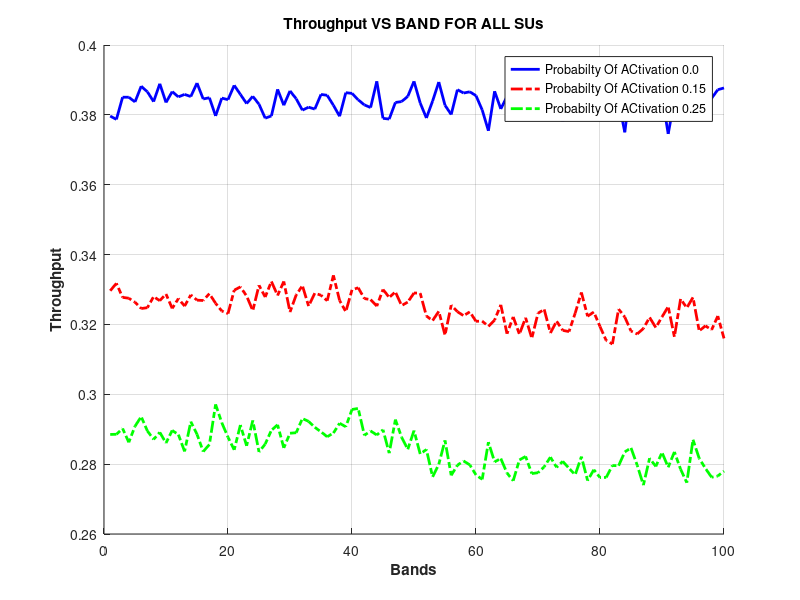
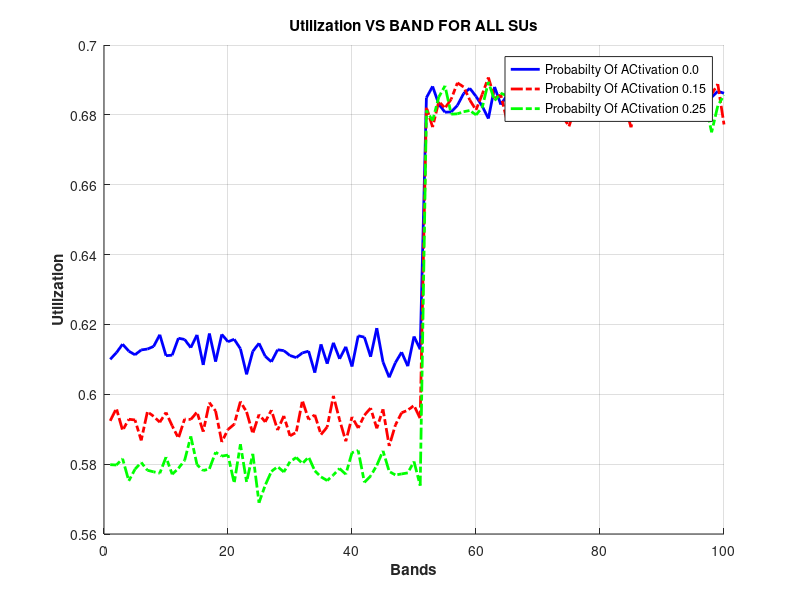
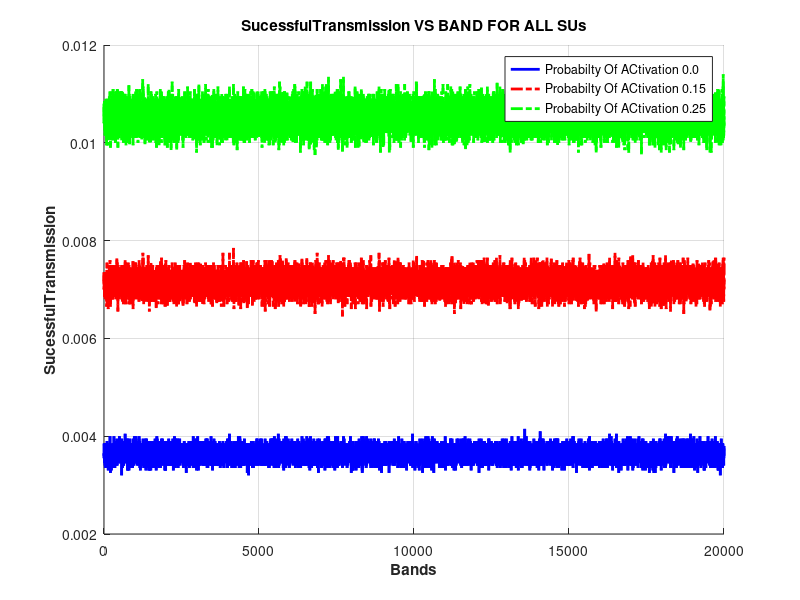
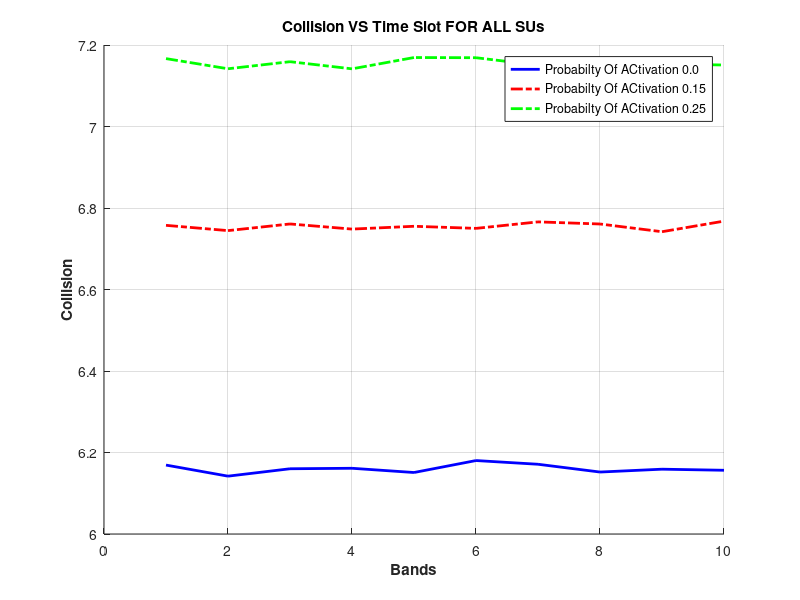

Write MATLAB code to recreate these figures, in order. (Note: this script raises an error after producing the figures.)
% Ploting Throughput Results 
%%%%%%%% names of the files that will be imported 
Throughput25 = csvread ('THROUGHPUT_VS_BAND_FOR_ALLSUs_PPU(.25).csv'); 
Throughput15 = csvread ('THROUGHPUT_VS_BAND_FOR_ALLSUs_PPU(.15).csv'); 
Throughput00 = csvread ('THROUGHPUT_VS_BAND_FOR_ALLSUs_PPU(.0).csv'); 


%%%%%%% importing the first colume of each trail to get the graph going on 

x1= Throughput00 (:,1) ;% this is the results from probabilty of 0.0 
y1= Throughput15 (:,1) ;% this is the results from probabilty of 0.15
z1= Throughput25 (:,1) ;% this is the results from probabilty of 0.25

%%%%%%%%%% the Drawing process 
figure(1)
hold on;
plot(x1,'Color','blue','LineWidth',2.0);
plot(y1,'Color','red','linewidth',2.0,'LineStyle','-.');
plot(z1,'Color','green','LineWidth',2.0,'LineStyle','-.');
xlabel('Bands','Fontweight','Bold');
ylabel('Throughput','Fontweight','Bold');
title ('Throughput VS BAND FOR ALL SUs','Fontweight','Bold');
legend ('Probabilty Of ACtivation 0.0 ','Probabilty Of ACtivation 0.15','Probabilty Of ACtivation 0.25 ');
grid on;
hold off;
%%%%%%%%%%%%%%%%%%%%%%%%%%%%%%%%%%%%%%%%%%%%%%%%%%%%%%%%%%%%%%%%%%%%%%%%%%%%%%%%%%%%%%%%%%
%%%%%%%%%%%%%%%%%%%%%%%%%%%%%%%%%%%%%%%%%%%%%%%%%%%%%%%%%%%%%%%%%%%%%%%%%%%%%%%%%%%%%%%%%%
%%%%%%%%%%%%%%%%%%%%%%%%%%%%%%%%%%%%%%%%%%%%%%%%%%%%%%%%%%%%%%%%%%%%%%%%%%%%%%%%%%%%%%%%%%

% Ploting Utilization Results 
%%%%%%%% names of the files that will be imported 
Utilization25 = csvread ('Utilization_VS_BAND_FOR_ALLSUs_PPU(.25).csv'); 
Utilization15 = csvread ('Utilization_VS_BAND_FOR_ALLSUs_PPU(.15).csv'); 
Utilization00 = csvread ('Utilization_VS_BAND_FOR_ALLSUs_PPU(.0).csv'); 


%%%%%%% importing the first colume of each trail to get the graph going on 

x2= Utilization00 (:,1); % this is the results from probabilty of 0.0 
y2= Utilization15 (:,1) ;% this is the results from probabilty of 0.15
z2= Utilization25 (:,1) ;% this is the results from probabilty of 0.25

%%%%%%%%%% the Drawing process 
figure(2)
hold on;
plot(x2,'Color','blue','LineWidth',2.0);
plot(y2,'Color','red','linewidth',2.0,'LineStyle','-.');
plot(z2,'Color','green','LineWidth',2.0,'LineStyle','-.');
xlabel('Bands','Fontweight','Bold');
ylabel('Utilization','Fontweight','Bold');
title ('Utilization VS BAND FOR ALL SUs','Fontweight','Bold');
legend ('Probabilty Of ACtivation 0.0 ','Probabilty Of ACtivation 0.15','Probabilty Of ACtivation 0.25 ');
grid on;
hold off;
%%%%%%%%%%%%%%%%%%%%%%%%%%%%%%%%%%%%%%%%%%%%%%%%%%%%%%%%%%%%%%%%%%%%%%%%%%%%%%%%%%%%%%%%%%
%%%%%%%%%%%%%%%%%%%%%%%%%%%%%%%%%%%%%%%%%%%%%%%%%%%%%%%%%%%%%%%%%%%%%%%%%%%%%%%%%%%%%%%%%%
%%%%%%%%%%%%%%%%%%%%%%%%%%%%%%%%%%%%%%%%%%%%%%%%%%%%%%%%%%%%%%%%%%%%%%%%%%%%%%%%%%%%%%%%%%

%%%%%%%%%%%%%%%%%%%%%%%%%%%%%%%%%%%%%%%%%%%%%%%%%%%%%%%%%%%%%%%%%%%%%%%%%%%%%%%%%%%%%%%%%%
%%%%%%%%%%%%%%%%%%%%%%%%%%%%%%%%%%%%%%%%%%%%%%%%%%%%%%%%%%%%%%%%%%%%%%%%%%%%%%%%%%%%%%%%%%
%%%%%%%%%%%%%%%%%%%%%%%%%%%%%%%%%%%%%%%%%%%%%%%%%%%%%%%%%%%%%%%%%%%%%%%%%%%%%%%%%%%%%%%%%%

% Ploting SU sucessful transmission  Results 
%%%%%%%% names of the files that will be imported 

SucessfulTransmission25 = csvread ('Successful_VS_Time_FOR_SU(4)_PPU(.25).csv'); 
SucessfulTransmission15 = csvread ('Successful_VS_Time_FOR_SU(4)_PPU(.15).csv'); 
SucessfulTransmission00 = csvread ('Successful_VS_Time_FOR_SU(4)_PPU(.0).csv'); 


%%%%%%% importing the first colume of each trail to get the graph going on 

x3= SucessfulTransmission00 (:,1) ;% this is the results from probabilty of 0.0 
y3= SucessfulTransmission15 (:,1) ;% this is the results from probabilty of 0.15
z3= SucessfulTransmission25 (:,1) ;% this is the results from probabilty of 0.25

%%%%%%%%%% the Drawing process
figure(3)
hold on;
plot(x3,'Color','blue','LineWidth',2.0);
plot(y3,'Color','red','linewidth',2.0,'LineStyle','-.');
plot(z3,'Color','green','LineWidth',2.0,'LineStyle','-.');
xlabel('Bands','Fontweight','Bold');
ylabel('SucessfulTransmission','Fontweight','Bold');
title ('SucessfulTransmission VS BAND FOR ALL SUs','Fontweight','Bold');
legend ('Probabilty Of ACtivation 0.0 ','Probabilty Of ACtivation 0.15','Probabilty Of ACtivation 0.25 ');
grid on;
hold off;

%%%%%%%%%%%%%%%%%%%%%%%%%%%%%%%%%%%%%%%%%%%%%%%%%%%%%%%%%%%%%%%%%%%%%%%%%%%%%%%%%%%%%%%%%%
%%%%%%%%%%%%%%%%%%%%%%%%%%%%%%%%%%%%%%%%%%%%%%%%%%%%%%%%%%%%%%%%%%%%%%%%%%%%%%%%%%%%%%%%%%
%%%%%%%%%%%%%%%%%%%%%%%%%%%%%%%%%%%%%%%%%%%%%%%%%%%%%%%%%%%%%%%%%%%%%%%%%%%%%%%%%%%%%%%%%%

%%%%%%%%%%%%%%%%%%%%%%%%%%%%%%%%%%%%%%%%%%%%%%%%%%%%%%%%%%%%%%%%%%%%%%%%%%%%%%%%%%%%%%%%%%
%%%%%%%%%%%%%%%%%%%%%%%%%%%%%%%%%%%%%%%%%%%%%%%%%%%%%%%%%%%%%%%%%%%%%%%%%%%%%%%%%%%%%%%%%%
%%%%%%%%%%%%%%%%%%%%%%%%%%%%%%%%%%%%%%%%%%%%%%%%%%%%%%%%%%%%%%%%%%%%%%%%%%%%%%%%%%%%%%%%%%


% Ploting SU Collisions Results 
%%%%%%%% names of the files that will be imported 
Collision25 = csvread ('Collision_VS_SUID_FOR_ALLBANDs_PPU(.25).csv'); 
Collision15 = csvread ('Collision_VS_SUID_FOR_ALLBANDs_PPU(.15).csv'); 
Collision00 = csvread ('Collision_VS_SUID_FOR_ALLBANDs_PPU(.0).csv'); 


%%%%%%% importing the first colume of each trail to get the graph going on 

x4= Collision00 (:,1) ;% this is the results from probabilty of 0.0 
y4= Collision15 (:,1) ;% this is the results from probabilty of 0.15
z4= Collision25 (:,1); % this is the results from probabilty of 0.25

%%%%%%%%%% the Drawing process 
figure(4)
hold on;
plot(x4,'Color','blue','LineWidth',2.0);
plot(y4,'Color','red','linewidth',2.0,'LineStyle','-.');
plot(z4,'Color','green','LineWidth',2.0,'LineStyle','-.');
xlabel('Bands','Fontweight','Bold');
ylabel('Collision','Fontweight','Bold');
title ('Collision VS Time Slot FOR ALL SUs','Fontweight','Bold');
legend ('Probabilty Of ACtivation 0.0 ','Probabilty Of ACtivation 0.15','Probabilty Of ACtivation 0.25 ');
grid on;
hold off;

% Ploting False alaram for all SUs  VS Time  Results 
%%%%%%%% names of the files that will be imported 

SUFA25 = csvread ('PFA_VS_SUID_FOR_ALLBANDs_PPU(.25).csv'); 
SUFA15 = csvread ('PFA_VS_SUID_FOR_ALLBANDs_PPU(.15).csv'); 
SUFA00 = csvread ('PFA_VS_SUID_FOR_ALLBANDs_PPU(.0).csv'); 


%%%%%%% importing the first colume of each trail to get the graph going on 

x7= SUFA00 (:,1); % this is the results from probabilty of 0.0 
y7= SUFA15 (:,1); % this is the results from probabilty of 0.15
z7= SUFA25 (:,1); % this is the results from probabilty of 0.25

%%%%%%%%%% the Drawing process 
figure(7)
hold on;
plot(x7,'Color','blue','LineWidth',2.0);
plot(y7,'Color','red','linewidth',2.0,'LineStyle','-.');
plot(z7,'Color','green','LineWidth',2.0,'LineStyle','-.');
xlabel('Time SLOT','Fontweight','Bold');
ylabel('SU False Alarms Avereged Over Time Slots','Fontweight','Bold');
title ('SU False Alarms Avereged Over Time Slots For Each SU','Fontweight','Bold');
legend ('Probabilty Of ACtivation 0.0 ','Probabilty Of ACtivation 0.15','Probabilty Of ACtivation 0.25 ');
grid on;
hold off;

%%%%%%%%%%%%%%%%%%%%%%%%%%%%%%%%%%%%%%%%%%%%%%%%%%%%%%%%%%%%%%%%%%%%%%%%%%%%%%%%%%%%%%%%%
%%%%%%%%%%%%%%%%%%%%%%%%%%%%%%%%%%%%%%%%%%%%%%%%%%%%%%%%%%%%%%%%%%%%%%%%%%%%%%%%%%%%%%%%%%
%%%%%%%%%%%%%%%%%%%%%%%%%%%%%%%%%%%%%%%%%%%%%%%%%%%%%%%%%%%%%%%%%%%%%%%%%%%%%%%%%%%%%%%%%%

%%%%%%%%%%%%%%%%%%%%%%%%%%%%%%%%%%%%%%%%%%%%%%%%%%%%%%%%%%%%%%%%%%%%%%%%%%%%%%%%%%%%%%%%%%
%%%%%%%%%%%%%%%%%%%%%%%%%%%%%%%%%%%%%%%%%%%%%%%%%%%%%%%%%%%%%%%%%%%%%%%%%%%%%%%%%%%%%%%%%%
%%%%%%%%%%%%%%%%%%%%%%%%%%%%%%%%%%%%%%%%%%%%%%%%%%%%%%%%%%%%%%%%%%%%%%%%%%%%%%%%%%%%%%%%%%


% Ploting Miss-Detecction for all SUs  VS Time  Results 
%%%%%%%% names of the files that will be imported 

SUMD25 = csvread ('PMD_VS_SUID_FOR_ALLBANDs_PPU(.25).csv'); 
SUMD15 = csvread ('PMD_VS_SUID_FOR_ALLBANDs_PPU(.15).csv'); 
SUMD00 = csvread ('PMD_VS_SUID_FOR_ALLBANDs_PPU(.0).csv'); 


%%%%%%% importing the first colume of each trail to get the graph going on 

x8= SUMD00 (:,1); % this is the results from probabilty of 0.0 
y8= SUMD15 (:,1) ;% this is the results from probabilty of 0.15
z8= SUMD25 (:,1) ;% this is the results from probabilty of 0.25

%%%%%%%%%% the Drawing process
figure (8)
hold on;
plot(x8,'Color','blue','LineWidth',2.0);
plot(y8,'Color','red','linewidth',2.0,'LineStyle','-.');
plot(z8,'Color','green','LineWidth',2.0,'LineStyle','-.');
xlabel('Time slot','Fontweight','Bold');
ylabel('SU Miss detection Avereged Over Time Slots','Fontweight','Bold');
title ('SU Miss Detection Avereged Over Time Slots For Each SU','Fontweight','Bold');
legend ('Probabilty Of ACtivation 0.0 ','Probabilty Of ACtivation 0.15','Probabilty Of ACtivation 0.25 ');
grid on;
hold off;

%%%%%%%%%%%%%%%%%%%%%%%%%%%%%%%%%%%%%%%%%%%%%%%%%%%%%%%%%%%%%%%%%%%%%%%%%%%%%%%%%%%%%%%%%
%%%%%%%%%%%%%%%%%%%%%%%%%%%%%%%%%%%%%%%%%%%%%%%%%%%%%%%%%%%%%%%%%%%%%%%%%%%%%%%%%%%%%%%%%%
%%%%%%%%%%%%%%%%%%%%%%%%%%%%%%%%%%%%%%%%%%%%%%%%%%%%%%%%%%%%%%%%%%%%%%%%%%%%%%%%%%%%%%%%%%

%%%%%%%%%%%%%%%%%%%%%%%%%%%%%%%%%%%%%%%%%%%%%%%%%%%%%%%%%%%%%%%%%%%%%%%%%%%%%%%%%%%%%%%%%%
%%%%%%%%%%%%%%%%%%%%%%%%%%%%%%%%%%%%%%%%%%%%%%%%%%%%%%%%%%%%%%%%%%%%%%%%%%%%%%%%%%%%%%%%%%
%%%%%%%%%%%%%%%%%%%%%%%%%%%%%%%%%%%%%%%%%%%%%%%%%%%%%%%%%%%%%%%%%%%%%%%%%%%%%%%%%%%%%%%%%%

% Ploting Sucessful SU4  VS Time  Results 
%%%%%%%% names of the files that will be imported 

SU4BANDS25 = csvread ('Successful_VS_Time_FOR_SU(4)_PPU(.25).csv'); 
SU4BANDS15 = csvread ('Successful_VS_Time_FOR_SU(4)_PPU(.15).csv'); 
SU4BANDS00 = csvread ('Successful_VS_Time_FOR_SU(4)_PPU(.0).csv'); 


%%%%%%% importing the first colume of each trail to get the graph going on 

x6= SU4BANDS00 (:,1) % this is the results from probabilty of 0.0 
y6= SU4BANDSt15 (:,1) % this is the results from probabilty of 0.15
z6= SU4BANDS25 (:,1) % this is the results from probabilty of 0.25

%%%%%%%%%% the Drawing process
figure(6)
hold on;
plot(x6,'Color','blue','LineWidth',2.0);
plot(y6,'Color','red','linewidth',2.0,'LineStyle','-.');
plot(z6,'Color','green','LineWidth',2.0,'LineStyle','-.');
xlabel('Time SLOTS','Fontweight','Bold');
ylabel('SU4BANDS','Fontweight','Bold');
title ('SU4BANDS VS Time slots for SU4','Fontweight','Bold');
legend ('Probabilty Of ACtivation 0.0 ','Probabilty Of ACtivation 0.15','Probabilty Of ACtivation 0.25 ');
grid on;
hold off;

%%%%%%%%%%%%%%%%%%%%%%%%%%%%%%%%%%%%%%%%%%%%%%%%%%%%%%%%%%%%%%%%%%%%%%%%%%%%%%%%%%%%%%%%%
%%%%%%%%%%%%%%%%%%%%%%%%%%%%%%%%%%%%%%%%%%%%%%%%%%%%%%%%%%%%%%%%%%%%%%%%%%%%%%%%%%%%%%%%%%
%%%%%%%%%%%%%%%%%%%%%%%%%%%%%%%%%%%%%%%%%%%%%%%%%%%%%%%%%%%%%%%%%%%%%%%%%%%%%%%%%%%%%%%%%%

%%%%%%%%%%%%%%%%%%%%%%%%%%%%%%%%%%%%%%%%%%%%%%%%%%%%%%%%%%%%%%%%%%%%%%%%%%%%%%%%%%%%%%%%%%
%%%%%%%%%%%%%%%%%%%%%%%%%%%%%%%%%%%%%%%%%%%%%%%%%%%%%%%%%%%%%%%%%%%%%%%%%%%%%%%%%%%%%%%%%%
%%%%%%%%%%%%%%%%%%%%%%%%%%%%%%%%%%%%%%%%%%%%%%%%%%%%%%%%%%%%%%%%%%%%%%%%%%%%%%%%%%%%%%%%%%


% Ploting PU Interferance Ratio Results 
%%%%%%%% names of the files that will be imported 
PUinterferance25 = csvread ('PU_Interfrance_ratio.25.csv'); 
PUinterferance15 = csvread ('PU_Interfrance_ratio.15.csv'); 
PUinterferance00 = csvread ('PU_Interfrance_ratio0.csv'); 


%%%%%%% importing the first colume of each trail to get the graph going on 

x5= PUinterferance00 (:,1); % this is the results from probabilty of 0.0 
y5= PUinterferance15 (:,1) ;% this is the results from probabilty of 0.15
z5= PUinterferancet25 (:,1) ;% this is the results from probabilty of 0.25

%%%%%%%%%% the Drawing process
figure(5)
hold on;
plot(x5,'Color','blue','LineWidth',2.0);
plot(y5,'Color','red','linewidth',2.0,'LineStyle','-.');
plot(z5,'Color','green','LineWidth',2.0,'LineStyle','-.');
xlabel('Bands','Fontweight','Bold');
ylabel('PUinterferance','Fontweight','Bold');
title ('PUinterferance VS BAND FOR ALL PUs','Fontweight','Bold');
legend ('Probabilty Of ACtivation 0.0 ','Probabilty Of ACtivation 0.15','Probabilty Of ACtivation 0.25 ');
grid on;


%%%%%%%%%%%%%%%%%%%%%%%%%%%%%%%%%%%%%%%%%%%%%%%%%%%%%%%%%%%%%%%%%%%%%%%%%%%%%%%%%%%%%%%%%
%%%%%%%%%%%%%%%%%%%%%%%%%%%%%%%%%%%%%%%%%%%%%%%%%%%%%%%%%%%%%%%%%%%%%%%%%%%%%%%%%%%%%%%%%%
%%%%%%%%%%%%%%%%%%%%%%%%%%%%%%%%%%%%%%%%%%%%%%%%%%%%%%%%%%%%%%%%%%%%%%%%%%%%%%%%%%%%%%%%%%

%%%%%%%%%%%%%%%%%%%%%%%%%%%%%%%%%%%%%%%%%%%%%%%%%%%%%%%%%%%%%%%%%%%%%%%%%%%%%%%%%%%%%%%%%%
%%%%%%%%%%%%%%%%%%%%%%%%%%%%%%%%%%%%%%%%%%%%%%%%%%%%%%%%%%%%%%%%%%%%%%%%%%%%%%%%%%%%%%%%%%
%%%%%%%%%%%%%%%%%%%%%%%%%%%%%%%%%%%%%%%%%%%%%%%%%%%%%%%%%%%%%%%%%%%%%%%%%%%%%%%%%%%%%%%%%%



%%%%%%%%%%%%%%%%%%%%%%%%%%%%%%%%%%%%%%%%%%%%%%%%%%%%%%%%%%%%%%%%%%%%%%%%%%%%%%%%%%%%%%%%%
%%%%%%%%%%%%%%%%%%%%%%%%%%%%%%%%%%%%%%%%%%%%%%%%%%%%%%%%%%%%%%%%%%%%%%%%%%%%%%%%%%%%%%%%%%
%%%%%%%%%%%%%%%%%%%%%%%%%%%%%%%%%%%%%%%%%%%%%%%%%%%%%%%%%%%%%%%%%%%%%%%%%%%%%%%%%%%%%%%%%%

%%%%%%%%%%%%%%%%%%%%%%%%%%%%%%%%%%%%%%%%%%%%%%%%%%%%%%%%%%%%%%%%%%%%%%%%%%%%%%%%%%%%%%%%%%
%%%%%%%%%%%%%%%%%%%%%%%%%%%%%%%%%%%%%%%%%%%%%%%%%%%%%%%%%%%%%%%%%%%%%%%%%%%%%%%%%%%%%%%%%%
%%%%%%%%%%%%%%%%%%%%%%%%%%%%%%%%%%%%%%%%%%%%%%%%%%%%%%%%%%%%%%%%%%%%%%%%%%%%%%%%%%%%%%%%%%

% Ploting Changing The Load VS Bands Taken For SUs for all SUs  VS Time  Results 
%%%%%%%% names of the files that will be imported 

NOOFSU5 = csvread ('NUMBER_0F_SU5.csv'); 
NOOFSU8 = csvread ('NUMBER_0F_SU8.csv'); 
NOOFSU10 = csvread ('NUMBER_0F_SU10.csv'); 
NOOFSU12 = csvread ('NUMBER_0F_SU12.csv'); 
NOOFSU15 = csvread ('NUMBER_0F_SU15.csv'); 


%%%%%%% importing the first colume of each trail to get the graph going on 

x9= NOOFSU5 (:,1); % this is the results from having 5 SU 
y9= NOOFSU8 (:,1); % this is the results from having 8 SU 
z9= NOOFSU10 (:,1); % this is the results from having 10 SU
H9= NOOFSU12 (:,1); % this is the results from having 12 SU 
G9= NOOFSU15 (:,1); % this is the results from having 15 SU 

%%%%%%%%%% the Drawing process 
figure(9)
hold on;
plot(x9,'Color','blue','LineWidth',2.0);
plot(y9,'Color','red','linewidth',2.0,'LineStyle','-.');
plot(z9,'Color','green','LineWidth',2.0,'LineStyle','-.');
plot(H9,'Color','black','LineWidth',2.0,'LineStyle','-.');
plot(G9,'Color','yellow','LineWidth',2.0,'LineStyle','-.');

xlabel('SU ID','Fontweight','Bold');
ylabel('Average Value of Used Bands for each SU  ','Fontweight','Bold');
title ('Changing The Load VS Bands Taken For SUs for all SUs','Fontweight','Bold');
legend ('Probabilty Of ACtivation 0.0 ','Probabilty Of ACtivation 0.15','Probabilty Of ACtivation 0.25 ');
grid on;
hold off;






